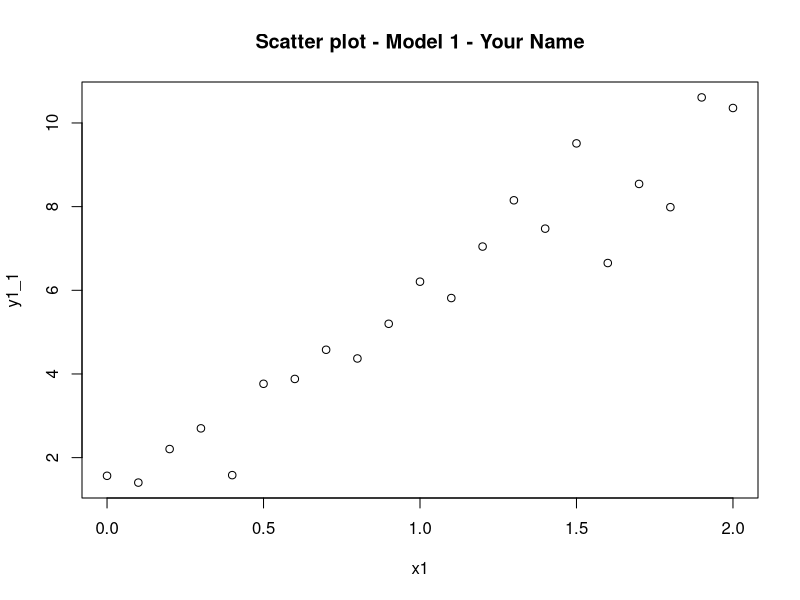
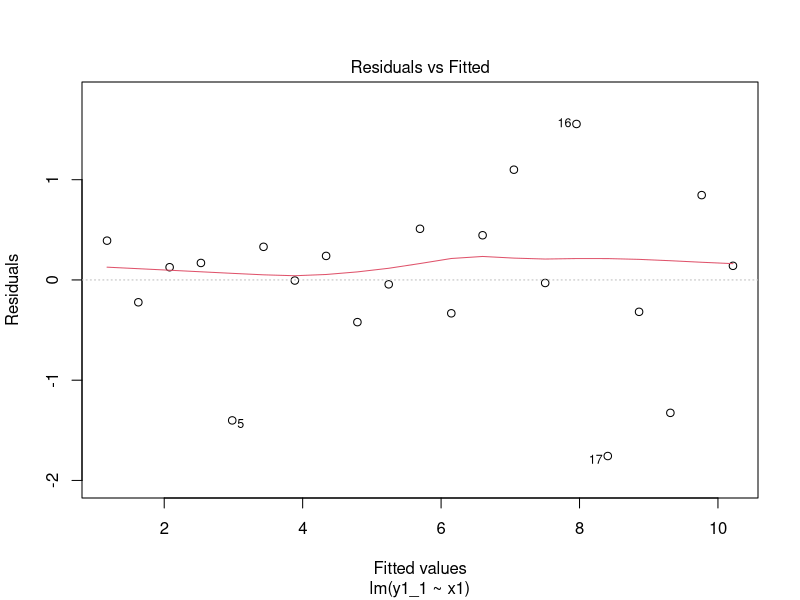
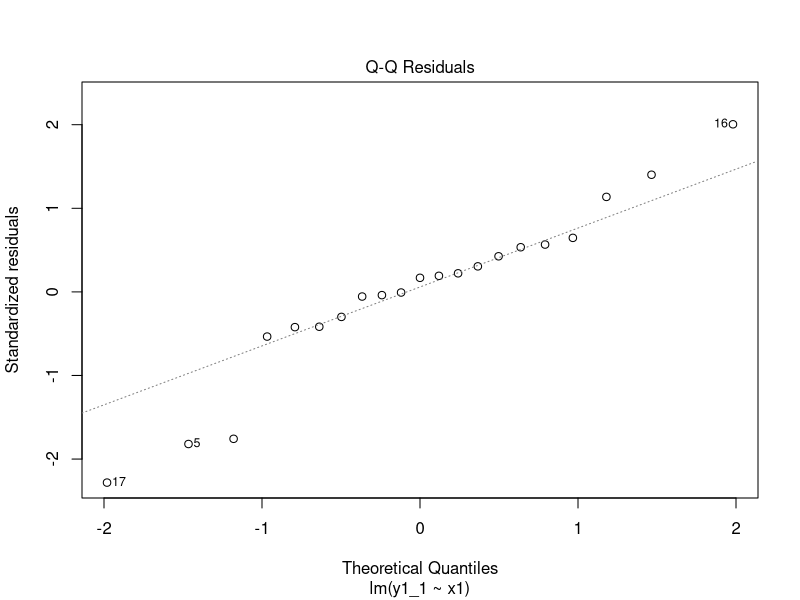
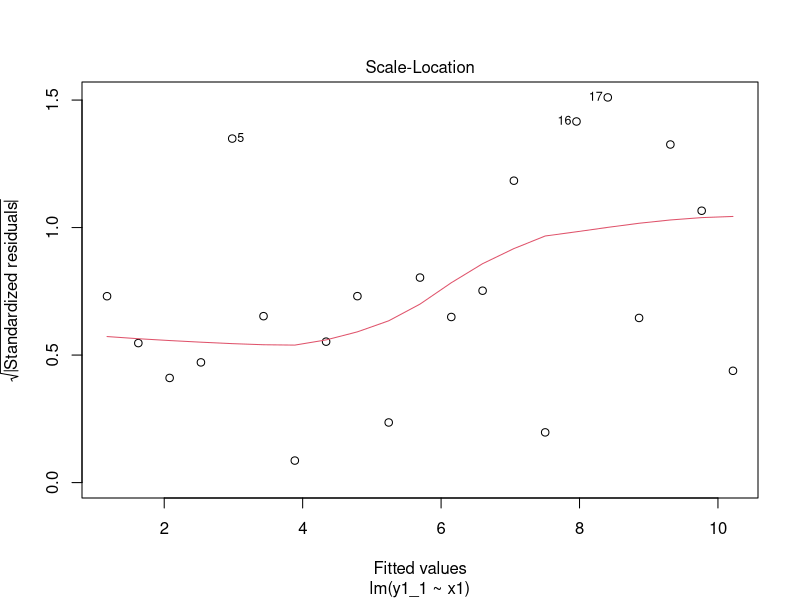
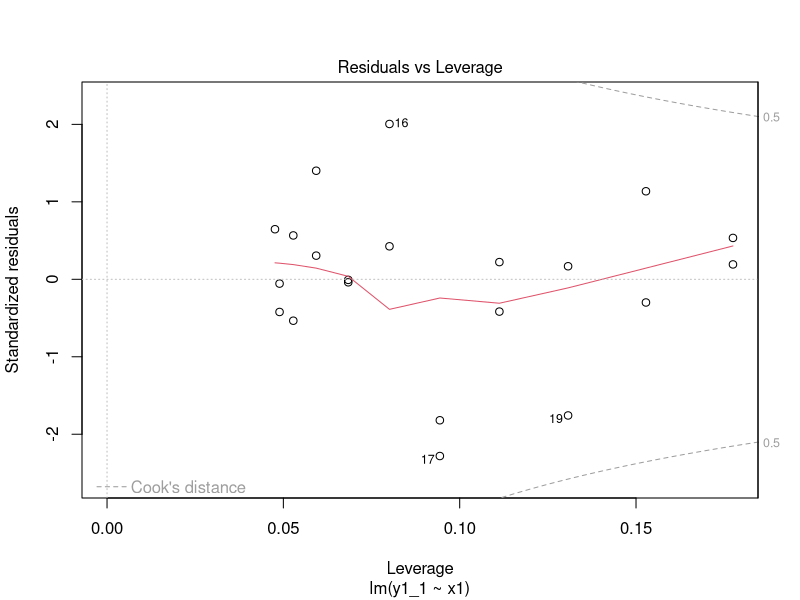
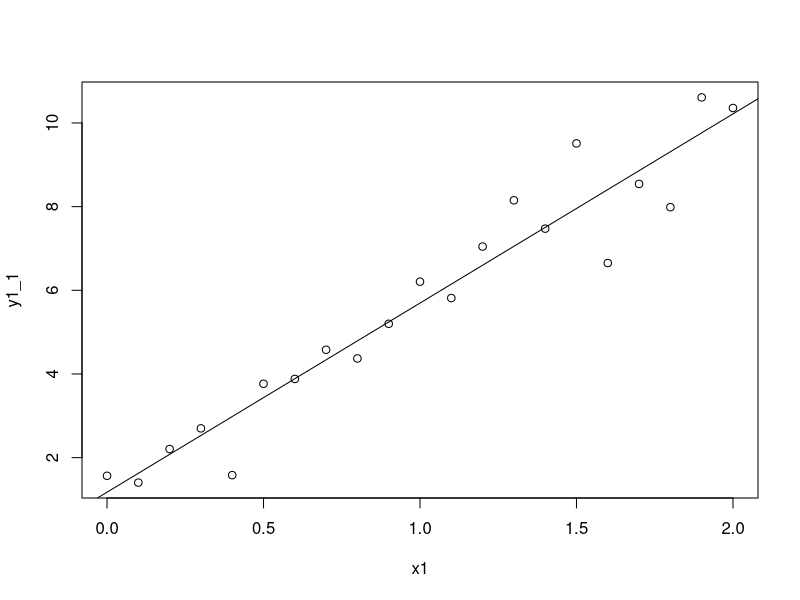
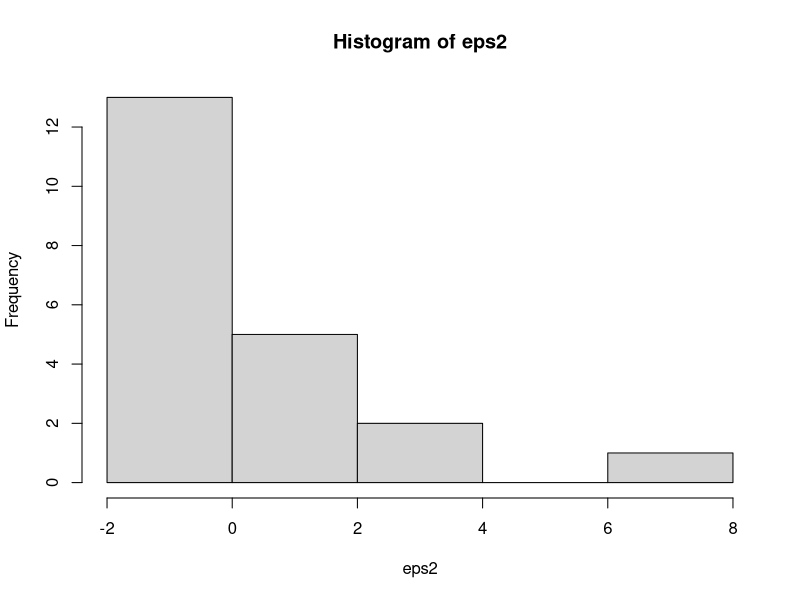

Generate these figures, in order, with R:
## ---- chunk 1
knitr::opts_chunk$set(echo = TRUE, warning=FALSE,message=FALSE)

## ---- chunk 2
x1 <- seq(from=0,to=2,by=0.1)
x1
## ---- chunk 3
eps1 <- rnorm(21,0,1)
## ---- chunk 4
y1_1 <- 2+4*x1+eps1
## ---- chunk 5
plot(y1_1~x1)
title(main="Scatter plot - Model 1 - Your Name")
## ---- chunk 6
mod1 <- lm(y1_1~x1)
summary(mod1)
anova(mod1)

plot(mod1)
## ---- chunk 7
plot(y1_1~x1)
abline(mod1)
## ---- chunk 8

## ---- chunk 9

## ---- chunk 10
eps2 <- rlnorm(21,0,1)-exp(1/2)
hist(eps2)
mean(eps2)
## ---- chunk 11

## ---- chunk 12
TestScore <- read.csv("TestScore.csv")
## ---- chunk 13

## ---- chunk 14

## ---- chunk 15


## ---- chunk 16
    TestScore2<-subset(TestScore, FinalExam!=0)
## ---- chunk 17

## ---- chunk 18

